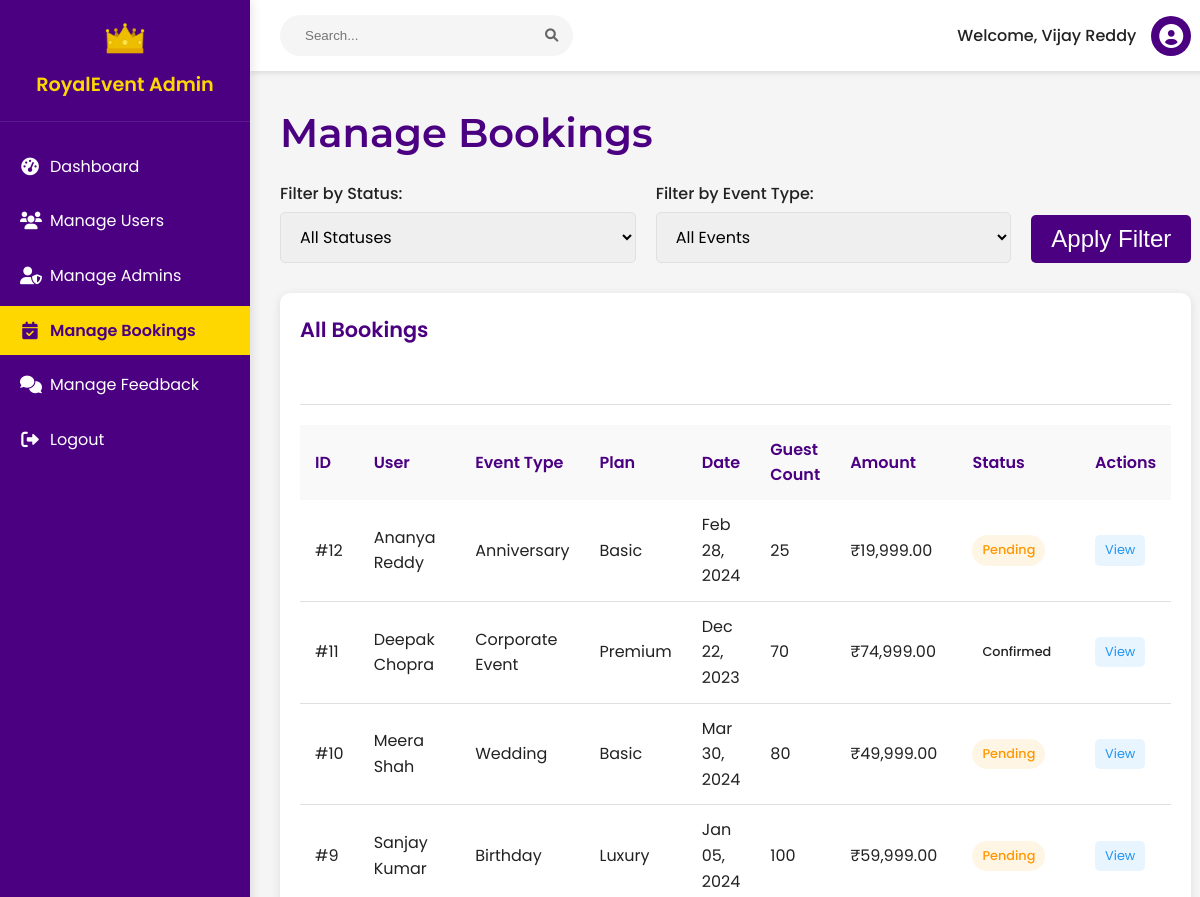
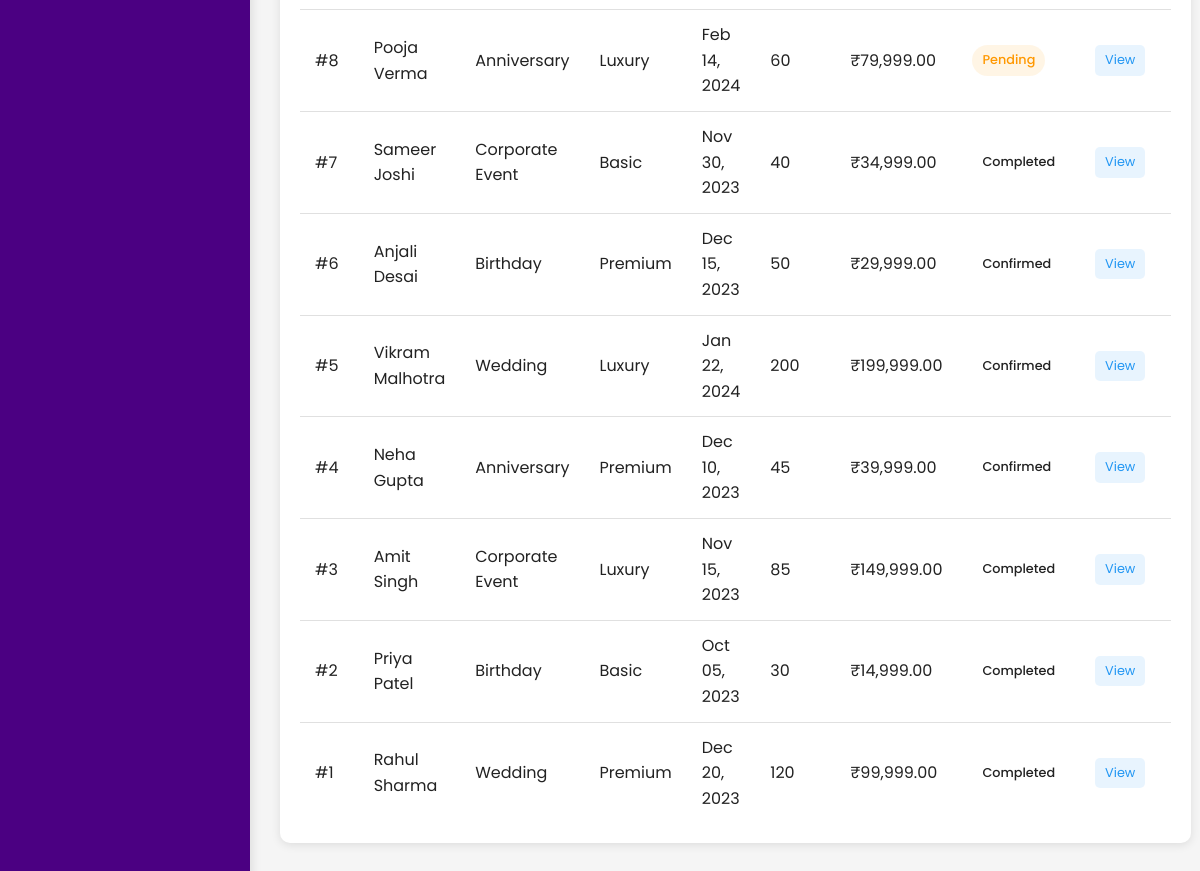
Page /admin-dashboard.php?page=manage-bookings (signed in) on the committed database (2 pictures, top to bottom).
### tables this page shows
CREATE TABLE IF NOT EXISTS `bookings` (
  `id` int(11) NOT NULL AUTO_INCREMENT,
  `user_id` int(11) NOT NULL,
  `event_type` enum('Wedding','Birthday','Anniversary','Corporate Event') NOT NULL,
  `plan` enum('Basic','Premium','Luxury') NOT NULL,
  `event_date` date NOT NULL,
  `guest_count` int(11) NOT NULL,
  `venue` varchar(255) DEFAULT NULL,
  `message` text,
  `total_amount` decimal(10,2) NOT NULL,
  `reference_number` varchar(50) NOT NULL,
  `status` enum('Pending','Confirmed','Completed','Canceled') NOT NULL DEFAULT 'Pending',
  `created_at` timestamp NOT NULL DEFAULT CURRENT_TIMESTAMP,
  `updated_at` timestamp NOT NULL DEFAULT CURRENT_TIMESTAMP ON UPDATE CURRENT_TIMESTAMP,
  PRIMARY KEY (`id`),
  KEY `bookings_user_id_foreign` (`user_id`),
  CONSTRAINT `bookings_user_id_foreign` FOREIGN KEY (`user_id`) REFERENCES `users` (`id`) ON DELETE CASCADE
);

CREATE TABLE IF NOT EXISTS `users` (
  `id` int(11) NOT NULL AUTO_INCREMENT,
  `name` varchar(255) NOT NULL,
  `email` varchar(255) NOT NULL,
  `password` varchar(255) NOT NULL,
  `profile_image` varchar(255) DEFAULT NULL,
  `phone` varchar(20) DEFAULT NULL,
  `user_type` enum('user','admin') NOT NULL DEFAULT 'user',
  `created_at` timestamp NOT NULL DEFAULT CURRENT_TIMESTAMP,
  `updated_at` timestamp NOT NULL DEFAULT CURRENT_TIMESTAMP ON UPDATE CURRENT_TIMESTAMP,
  PRIMARY KEY (`id`),
  UNIQUE KEY `email` (`email`)
);

### includes/functions.php (called while the page is built, shortened)
<?php
function clean_input($data) {
    global $conn;
    $data = trim($data);
    $data = stripslashes($data);
    $data = htmlspecialchars($data);
    if(isset($conn)) {
        $data = mysqli_real_escape_string($conn, $data);
    }
    return $data;
}
function format_price($amount) {
    return '₹' . number_format($amount, 2);
}
function get_admin_by_id($admin_id) {
    global $conn;
    $admin_id = (int)$admin_id;
    $query = "SELECT * FROM admins WHERE id = {$admin_id}";
    $result = mysqli_query($conn, $query);
    if($result && mysqli_num_rows($result) > 0) {
        return mysqli_fetch_assoc($result);
    }
    return null;
}
?>

### includes/admin/manage-bookings.php (the view, shortened to what this page needs)
<h1 class="page-title">Manage Bookings</h1>
<div class="filter-controls">
    <div class="filter-group">
        <label for="status-filter">Filter by Status:</label>
        <select id="status-filter" class="form-control">
            <option value="all">All Statuses</option>
        </select>
    </div>
    <div class="filter-group">
        <label for="event-filter">Filter by Event Type:</label>
        <select id="event-filter" class="form-control">
            <option value="all">All Events</option>
        </select>
    </div>
    <button id="apply-filter" class="btn-primary">Apply Filter</button>
</div>
<div class="dashboard-section">
    <div class="section-header">
        <div class="section-title">All Bookings</div>
    </div>
    <?php if (empty($bookings)): ?>
        <p>No bookings found.</p>
    <?php else: ?>
        <div class="table-responsive">
            <table class="admin-table booking-table">
                <thead>
                    <tr>
                        <th>ID</th>
                        <th>User</th>
                        <th>Event Type</th>
                        <th>Plan</th>
                        <th>Date</th>
                        <th>Guest Count</th>
                        <th>Amount</th>
                        <th>Status</th>
                        <th>Actions</th>
                    </tr>
                </thead>
                <tbody>
                    <?php foreach ($bookings as $booking): ?>
                        <tr class="booking-row"
                            data-booking-id="<?php echo $booking['id']; ?>"
                            data-status="<?php echo strtolower($booking['status']); ?>"
                            data-event="<?php echo strtolower($booking['event_type']); ?>">
                            <td>#<?php echo $booking['id']; ?></td>
                            <td><?php echo $booking['user_name']; ?></td>
                            <td><?php echo $booking['event_type']; ?></td>
                            <td><?php echo $booking['plan']; ?></td>
                            <td><?php echo date('M d, Y', strtotime($booking['event_date'])); ?></td>
                            <td><?php echo $booking['guest_count']; ?></td>
                            <td><?php echo format_price($booking['total_amount']); ?></td>
                            <td>
                                <span class="status <?php echo strtolower($booking['status']); ?>">
                                    <?php echo $booking['status']; ?>
                                </span>
                            </td>
                            <td>
                                <?php if (isset($_GET['view']) && $_GET['view'] == $booking['id']): ?>
                                    <a href="admin-dashboard.php?page=manage-bookings" class="action-btn view">Close</a>
                                <?php else: ?>
                                    <a href="admin-dashboard.php?page=manage-bookings&view=<?php echo $booking['id']; ?>" class="action-btn view">View</a>
                                <?php endif; ?>
                            </td>
                        </tr>
                    <?php endforeach; ?>
                </tbody>
            </table>
        </div>
    <?php endif; ?>
</div>

### admin-dashboard.php (shortened to what this page needs)
<?php
require_once 'config/database.php';
require_once 'includes/functions.php';
$admin_id = $_SESSION['admin_id'];
$admin = get_admin_by_id($admin_id);
$page = isset($_GET['page']) ? clean_input($_GET['page']) : 'dashboard';
if ($page === 'manage-bookings') {
    $bookings_sql = "SELECT b.*, u.name as user_name, u.email as user_email
                    FROM bookings b
                    JOIN users u ON b.user_id = u.id
                    ORDER BY b.id DESC";
    $bookings_result = mysqli_query($conn, $bookings_sql);
    $bookings = [];
    if ($bookings_result && mysqli_num_rows($bookings_result) > 0) {
        while ($row = mysqli_fetch_assoc($bookings_result)) {
            $bookings[] = $row;
        }
    }
}
include 'includes/admin-header.php';
?>
<div class="admin-container">
    <div class="admin-sidebar">
        <div class="admin-logo">
            <img src="assets/images/logo/logo.png" alt="RoyalEvent Admin" style="height: 40px;">
            <span>RoyalEvent Admin</span>
        </div>
        <nav class="sidebar-nav">
            <ul>
                <li>
                    <a href="admin-dashboard.php" class="<?php echo $page === 'dashboard' ? 'active' : ''; ?>">
                        <i class="fas fa-tachometer-alt"></i>
                        <span>Dashboard</span>
                    </a>
                </li>
                <li>
                    <a href="admin-dashboard.php?page=manage-users" class="<?php echo $page === 'manage-users' ? 'active' : ''; ?>">
                        <i class="fas fa-users"></i>
                        <span>Manage Users</span>
                    </a>
                </li>
                <li>
                    <a href="admin-dashboard.php?page=manage-admins" class="<?php echo $page === 'manage-admins' ? 'active' : ''; ?>">
                        <i class="fas fa-user-shield"></i>
                        <span>Manage Admins</span>
                    </a>
                </li>
                <li>
                    <a href="admin-dashboard.php?page=manage-bookings" class="<?php echo $page === 'manage-bookings' ? 'active' : ''; ?>">
                        <i class="fas fa-calendar-check"></i>
                        <span>Manage Bookings</span>
                    </a>
                </li>
                <li>
                    <a href="admin-dashboard.php?page=manage-feedback" class="<?php echo $page === 'manage-feedback' ? 'active' : ''; ?>">
                        <i class="fas fa-comments"></i>
                        <span>Manage Feedback</span>
                    </a>
                </li>
                <li>
                    <a href="logout.php">
                        <i class="fas fa-sign-out-alt"></i>
                        <span>Logout</span>
                    </a>
                </li>
            </ul>
        </nav>
    </div>
    <div class="admin-content">
        <div class="admin-topbar">
            <div class="admin-search">
                <input type="text" placeholder="Search..." disabled>
                <button><i class="fas fa-search"></i></button>
            </div>
            <div class="admin-profile">
                <span>Welcome, <?php echo $admin['name']; ?></span>
                <div class="admin-avatar">
                    <i class="fas fa-user-circle"></i>
                </div>
            </div>
        </div>
        <div class="admin-main">
            <?php
            switch ($page) {
                case 'manage-bookings':
                    include 'includes/admin/manage-bookings.php';
                    break;
            }
            ?>
        </div>
    </div>
</div>

### assets/css/style.css (style rules this page uses)
* { margin: 0; padding: 0; box-sizing: border-box; }
:root { --primary-color: #4B0082; --secondary-color: #FFD700; --light-color: #FFFFFF; --dark-color: #222222; --gray-color: #F5F5F5; --border-color: #E0E0E0; --success-color: #4CAF50; --error-color: #F44336; --warning-color: #FF9800; --info-color: #2196F3; }
body { font-family: 'Poppins', sans-serif; font-size: 16px; line-height: 1.6; color: var(--dark-color); background-color: var(--light-color); }
h1, h2, h3, h4, h5, h6 { font-family: 'Montserrat', sans-serif; font-weight: 600; margin-bottom: 1rem; color: var(--primary-color); }
h1 { font-size: 2.5rem; }
a { color: var(--primary-color); text-decoration: none; transition: all 0.3s ease; }
.btn-primary { background-color: var(--primary-color); color: var(--light-color); }
.section-title { text-align: center; margin-bottom: 3rem; }
.form-control { width: 100%; padding: 12px 15px; border: 1px solid var(--border-color); border-radius: 5px; font-family: 'Poppins', sans-serif; font-size: 1rem; transition: all 0.3s ease; }
.table-responsive { overflow-x: auto; }

### includes/admin-header.php (style rules this page uses)
body { padding: 0; margin: 0; background-color: #f5f5f5; }

### includes/admin/manage-bookings.php (style rules this page uses)
.filter-controls { display: flex; gap: 20px; margin-bottom: 30px; align-items: flex-end; flex-wrap: wrap; }
.filter-group { flex: 1; min-width: 200px; }
.filter-group label { display: block; margin-bottom: 5px; font-weight: 500; }
.btn-primary { font-size: 1.5rem; padding: 10px 20px; border-radius: 5px; border: none; background-color: var(--primary-color); color: white; }
#apply-filter { font-size: 1.5rem; padding: 10px 20px; border-radius: 5px; border: none; background-color: var(--primary-color); color: white; }

### rows in the picture
bookings: id "12", user.name "Ananya Reddy", event_type "Anniversary", plan "Basic", event_date "Feb 28, 2024", guest_count "25", total_amount "₹19,999.00", status "Pending"
bookings: id "11", user.name "Deepak Chopra", event_type "Corporate Event", plan "Premium", event_date "Dec 22, 2023", guest_count "70", total_amount "₹74,999.00", status "Confirmed"
bookings: id "10", user.name "Meera Shah", event_type "Wedding", plan "Basic", event_date "Mar 30, 2024", guest_count "80", total_amount "₹49,999.00", status "Pending"
bookings: id "9", user.name "Sanjay Kumar", event_type "Birthday", plan "Luxury", event_date "Jan 05, 2024", guest_count "100", total_amount "₹59,999.00", status "Pending"
bookings: id "8", user.name "Pooja Verma", event_type "Anniversary", plan "Luxury", event_date "Feb 14, 2024", guest_count "60", total_amount "₹79,999.00", status "Pending"
bookings: id "7", user.name "Sameer Joshi", event_type "Corporate Event", plan "Basic", event_date "Nov 30, 2023", guest_count "40", total_amount "₹34,999.00", status "Completed"
bookings: id "6", user.name "Anjali Desai", event_type "Birthday", plan "Premium", event_date "Dec 15, 2023", guest_count "50", total_amount "₹29,999.00", status "Confirmed"
bookings: id "5", user.name "Vikram Malhotra", event_type "Wedding", plan "Luxury", event_date "Jan 22, 2024", guest_count "200", total_amount "₹199,999.00", status "Confirmed"
bookings: id "4", user.name "Neha Gupta", event_type "Anniversary", plan "Premium", event_date "Dec 10, 2023", guest_count "45", total_amount "₹39,999.00", status "Confirmed"
bookings: id "3", user.name "Amit Singh", event_type "Corporate Event", plan "Luxury", event_date "Nov 15, 2023", guest_count "85", total_amount "₹149,999.00", status "Completed"
bookings: id "2", user.name "Priya Patel", event_type "Birthday", plan "Basic", event_date "Oct 05, 2023", guest_count "30", total_amount "₹14,999.00", status "Completed"
bookings: id "1", user.name "Rahul Sharma", event_type "Wedding", plan "Premium", event_date "Dec 20, 2023", guest_count "120", total_amount "₹99,999.00", status "Completed"

### other values in the picture
$admin['name'] "Vijay Reddy"
